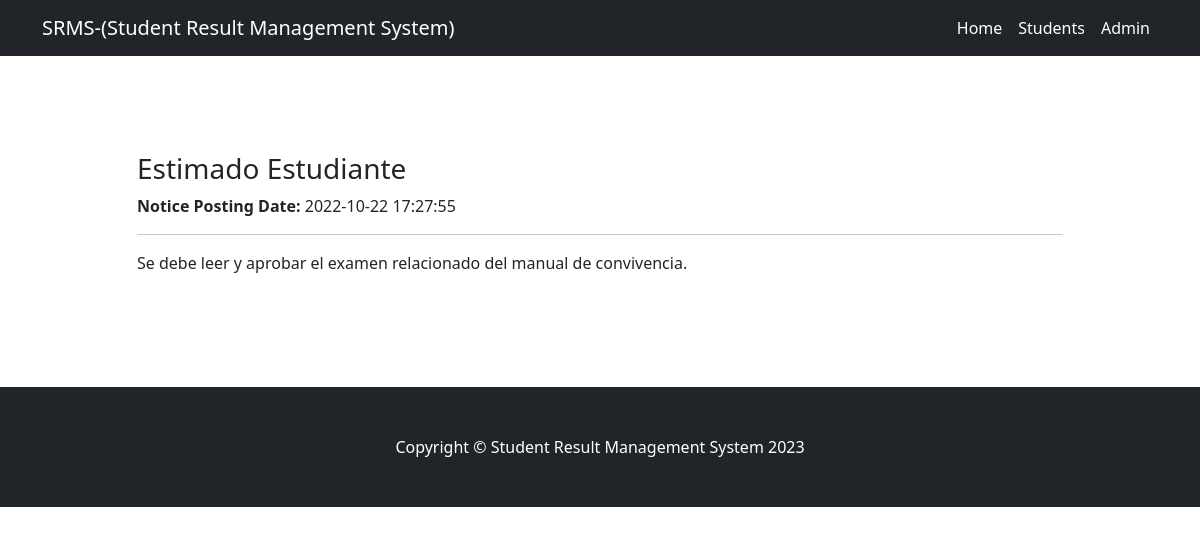
The page /notice-details.php?nid=3 on the database its author committed.
### tables this page shows
CREATE TABLE `tblnotice` (
  `id` int(11) NOT NULL,
  `noticeTitle` varchar(255) DEFAULT NULL,
  `noticeDetails` mediumtext DEFAULT NULL,
  `postingDate` timestamp NULL DEFAULT current_timestamp()
);

### notice-details.php (the view, shortened to what this page needs)
<?php
include('includes/config.php');
?>
<!DOCTYPE html>
<html lang="en">
    <head>
        <link href="assets/css/styles.css" rel="stylesheet" />
    </head>
    <body>
        <nav class="navbar navbar-expand-lg navbar-dark bg-dark">
            <div class="container">
                <a class="navbar-brand" href="index.php">SRMS-(Student Result Management System)</a>
                <div class="collapse navbar-collapse" id="navbarSupportedContent">
                    <ul class="navbar-nav ms-auto mb-2 mb-lg-0">
                        <li class="nav-item"><a class="nav-link active" aria-current="page" href="#!">Home</a></li>
                        <li class="nav-item"><a class="nav-link active" href="find-result.php">Students</a></li>
                        <li class="nav-item"><a class="nav-link active" href="admin-login.php">Admin</a></li>
                    </ul>
                </div>
            </div>
        </nav>
        <section class="py-5">
            <div class="container my-5">
                <div class="row justify-content-center">
                    <div class="col-lg-10">
 <?php
$noticeid=$_GET['nid'];
$sql = "SELECT * from tblnotice where id='$noticeid'";
$query = $dbh->prepare($sql);
$query->execute();
$results=$query->fetchAll(PDO::FETCH_OBJ);
if($query->rowCount() > 0)
{
foreach($results as $result)
{   ?>
                        <h3><?php echo htmlentities($result->noticeTitle);?></h3>
                        <p><strong>Notice Posting Date:</strong>  <?php echo htmlentities($result->postingDate);?></p>
                                                <hr color="#000" />
<p><?php echo htmlentities($result->noticeDetails);?></p>
<?php }} ?>
                    </div>
                </div>
            </div>
        </section>
        <footer class="py-5 bg-dark">
            <div class="container"><p class="m-0 text-center text-white">Copyright &copy; Student Result Management System <?php echo date('Y');?></p></div>
        </footer>
    </body>
</html>

### rows shown on the page
tblnotice: noticeTitle "Estimado Estudiante", postingDate "2022-10-22 17:27:55", noticeDetails "Se debe leer y aprobar el examen relacionado del manual de convivencia."
